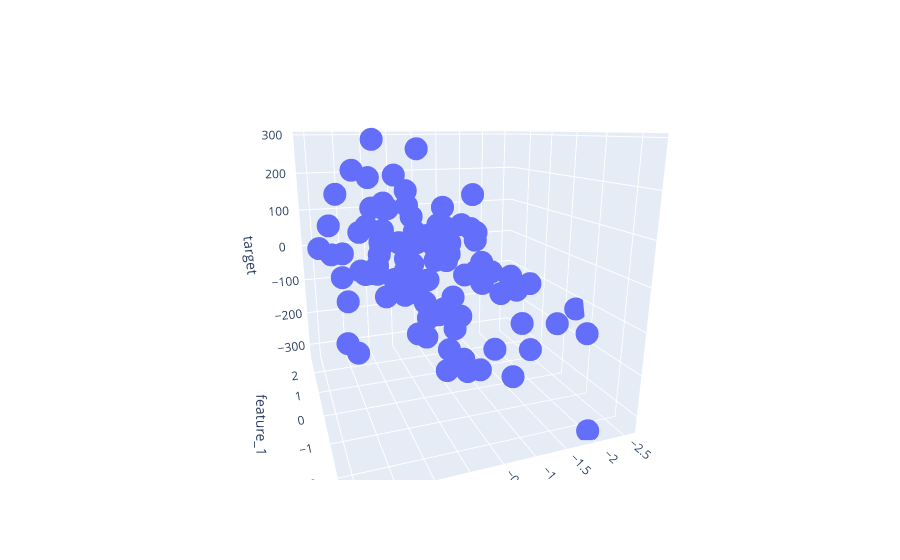

Notebook code for this chart:
### Code cell
fig = px.scatter_3d(df, x="feature_1",y="feature_2",z="target")
fig.show()
